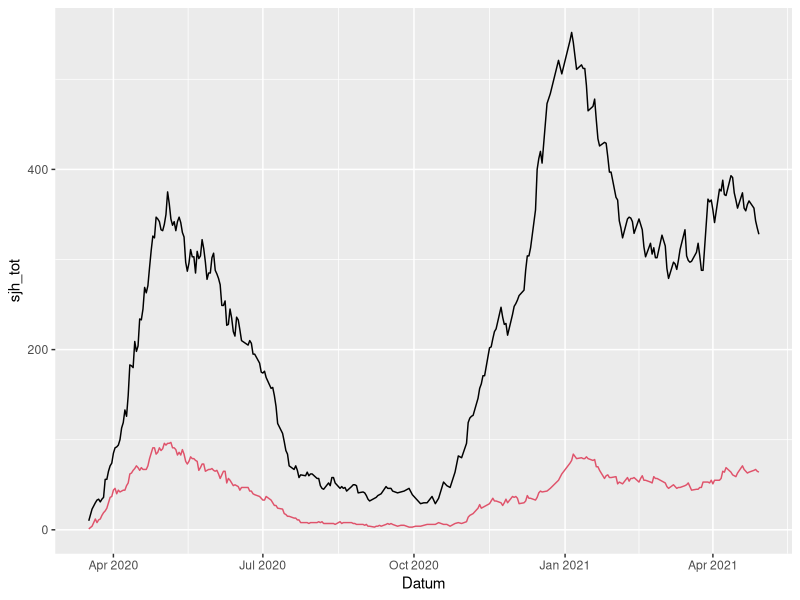

Generate this figure with R:
### Skapar en arbetsfil med data för perioden 17 mars 2020 till 31 december som innehåller dagliga uppdateringar av antalet individer som vårdas på regionens
### sjukhus totalt och på IVA.


# libs --------------------------------------------------------------------

library(tidyverse)
library(readxl)
library(jsonlite)

# data --------------------------------------------------------------------

df <- read_excel("data/vgr_data.xlsx",
                 skip = 2)
wf <- df %>% group_by(Datum) %>%
  summarise(sjh_tot = sum(Inneliggande, na.rm = TRUE),
            iva = sum(`varav IVA`, na.rm = TRUE))

ggplot(wf, aes(x = Datum))+
  geom_line(aes(y = sjh_tot))+
  geom_line(aes(y = iva), color = 2)

write_csv(wf, "data/covid.csv")

wf_js <- toJSON(wf)

wf_mx <- as.matrix(wf)
toJSON(wf_mx)
coln <- colnames(wf_mx)
wf2 <- rbind(coln, wf_mx) %>% as_tibble()
wf2_js <- toJSON(wf2, dataframe = "values")
wf2_js
write(wf2_js, "covid_json.json")
